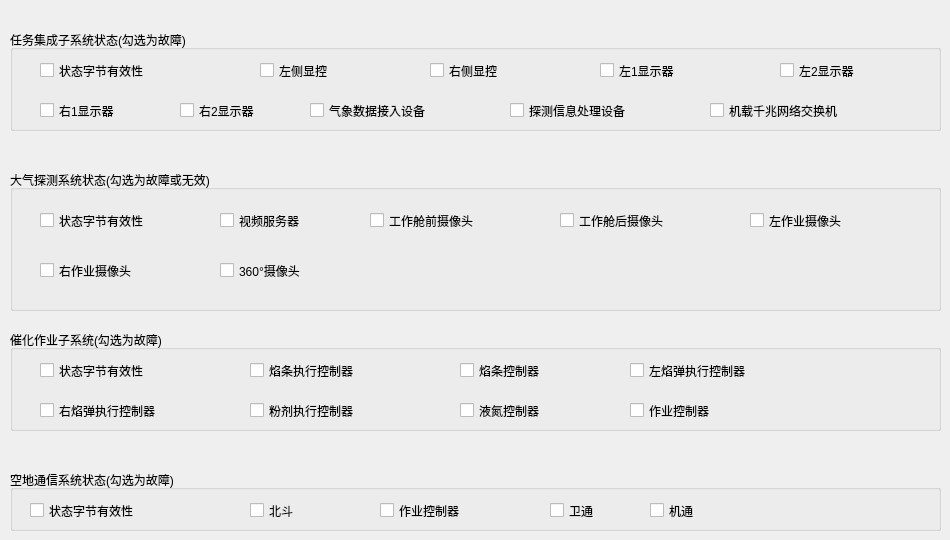
   <widget class="QWidget" name="PLANE_STATUS">
    <attribute name="title">
     <string>飞机状态数据帧</string>
    </attribute>
    <widget class="QGroupBox" name="groupBox_5">
     <property name="geometry">
      <rect>
       <x>10</x>
       <y>30</y>
       <width>931</width>
       <height>101</height>
      </rect>
     </property>
     <property name="title">
      <string>任务集成子系统状态(勾选为故障)</string>
     </property>
     <widget class="QCheckBox" name="status_1">
      <property name="geometry">
       <rect>
        <x>250</x>
        <y>30</y>
        <width>101</width>
        <height>21</height>
       </rect>
      </property>
      <property name="text">
       <string>左侧显控</string>
      </property>
     </widget>
     <widget class="QCheckBox" name="status_2">
      <property name="geometry">
       <rect>
        <x>420</x>
        <y>30</y>
        <width>101</width>
        <height>21</height>
       </rect>
      </property>
      <property name="text">
       <string>右侧显控</string>
      </property>
     </widget>
     <widget class="QCheckBox" name="status_4">
      <property name="geometry">
       <rect>
        <x>770</x>
        <y>30</y>
        <width>111</width>
        <height>21</height>
       </rect>
      </property>
      <property name="text">
       <string>左2显示器</string>
      </property>
     </widget>
     <widget class="QCheckBox" name="status_5">
      <property name="geometry">
       <rect>
        <x>30</x>
        <y>70</y>
        <width>121</width>
        <height>21</height>
       </rect>
      </property>
      <property name="text">
       <string>右1显示器</string>
      </property>
     </widget>
     <widget class="QCheckBox" name="status_6">
      <property name="geometry">
       <rect>
        <x>170</x>
        <y>70</y>
        <width>121</width>
        <height>21</height>
       </rect>
      </property>
      <property name="text">
       <string>右2显示器</string>
      </property>
     </widget>
     <widget class="QCheckBox" name="status_7">
      <property name="geometry">
       <rect>
        <x>300</x>
        <y>70</y>
        <width>191</width>
        <height>21</height>
       </rect>
      </property>
      <property name="text">
       <string>气象数据接入设备</string>
      </property>
     </widget>
     <widget class="QCheckBox" name="status_3">
      <property name="geometry">
       <rect>
        <x>590</x>
        <y>30</y>
        <width>111</width>
        <height>21</height>
       </rect>
      </property>
      <property name="text">
       <string>左1显示器</string>
      </property>
     </widget>
     <widget class="QCheckBox" name="status_8">
      <property name="geometry">
       <rect>
        <x>500</x>
        <y>70</y>
        <width>191</width>
        <height>21</height>
       </rect>
      </property>
      <property name="text">
       <string>探测信息处理设备</string>
      </property>
     </widget>
     <widget class="QCheckBox" name="status_9">
      <property name="geometry">
       <rect>
        <x>700</x>
        <y>70</y>
        <width>211</width>
        <height>21</height>
       </rect>
      </property>
      <property name="text">
       <string>机载千兆网络交换机</string>
      </property>
     </widget>
     <widget class="QCheckBox" name="status_27">
      <property name="geometry">
       <rect>
        <x>30</x>
        <y>30</y>
        <width>171</width>
        <height>21</height>
       </rect>
      </property>
      <property name="text">
       <string>状态字节有效性</string>
      </property>
     </widget>
    </widget>
    <widget class="QGroupBox" name="groupBox_6">
     <property name="geometry">
      <rect>
       <x>10</x>
       <y>170</y>
       <width>931</width>
       <height>141</height>
      </rect>
     </property>
     <property name="title">
      <string>大气探测系统状态(勾选为故障或无效)</string>
     </property>
     <widget class="QCheckBox" name="status_10">
      <property name="geometry">
       <rect>
        <x>210</x>
        <y>40</y>
        <width>131</width>
        <height>21</height>
       </rect>
      </property>
      <property name="text">
       <string>视频服务器</string>
      </property>
     </widget>
     <widget class="QCheckBox" name="status_11">
      <property name="geometry">
       <rect>
        <x>360</x>
        <y>40</y>
        <width>161</width>
        <height>21</height>
       </rect>
      </property>
      <property name="text">
       <string>工作舱前摄像头</string>
      </property>
     </widget>
     <widget class="QCheckBox" name="status_12">
      <property name="geometry">
       <rect>
        <x>550</x>
        <y>40</y>
        <width>171</width>
        <height>21</height>
       </rect>
      </property>
      <property name="text">
       <string>工作舱后摄像头</string>
      </property>
     </widget>
     <widget class="QCheckBox" name="status_13">
      <property name="geometry">
       <rect>
        <x>740</x>
        <y>40</y>
        <width>151</width>
        <height>21</height>
       </rect>
      </property>
      <property name="text">
       <string>左作业摄像头</string>
      </property>
     </widget>
     <widget class="QCheckBox" name="status_14">
      <property name="geometry">
       <rect>
        <x>30</x>
        <y>90</y>
        <width>151</width>
        <height>21</height>
       </rect>
      </property>
      <property name="text">
       <string>右作业摄像头</string>
      </property>
     </widget>
     <widget class="QCheckBox" name="status_15">
      <property name="geometry">
       <rect>
        <x>210</x>
        <y>90</y>
        <width>151</width>
        <height>21</height>
       </rect>
      </property>
      <property name="text">
       <string>360°摄像头</string>
      </property>
     </widget>
     <widget class="QCheckBox" name="status_28">
      <property name="geometry">
       <rect>
        <x>30</x>
        <y>40</y>
        <width>171</width>
        <height>21</height>
       </rect>
      </property>
      <property name="text">
       <string>状态字节有效性</string>
      </property>
     </widget>
    </widget>
    <widget class="QGroupBox" name="groupBox_7">
     <property name="geometry">
      <rect>
       <x>10</x>
       <y>330</y>
       <width>931</width>
       <height>101</height>
      </rect>
     </property>
     <property name="title">
      <string>催化作业子系统(勾选为故障)</string>
     </property>
     <widget class="QCheckBox" name="status_16">
      <property name="geometry">
       <rect>
        <x>240</x>
        <y>30</y>
        <width>171</width>
        <height>21</height>
       </rect>
      </property>
      <property name="text">
       <string>焰条执行控制器</string>
      </property>
     </widget>
     <widget class="QCheckBox" name="status_17">
      <property name="geometry">
       <rect>
        <x>450</x>
        <y>30</y>
        <width>131</width>
        <height>21</height>
       </rect>
      </property>
      <property name="text">
       <string>焰条控制器</string>
      </property>
     </widget>
     <widget class="QCheckBox" name="status_18">
      <property name="geometry">
       <rect>
        <x>620</x>
        <y>30</y>
        <width>181</width>
        <height>21</height>
       </rect>
      </property>
      <property name="text">
       <string>左焰弹执行控制器</string>
      </property>
     </widget>
     <widget class="QCheckBox" name="status_19">
      <property name="geometry">
       <rect>
        <x>30</x>
        <y>70</y>
        <width>191</width>
        <height>21</height>
       </rect>
      </property>
      <property name="text">
       <string>右焰弹执行控制器</string>
      </property>
     </widget>
     <widget class="QCheckBox" name="status_20">
      <property name="geometry">
       <rect>
        <x>240</x>
        <y>70</y>
        <width>171</width>
        <height>21</height>
       </rect>
      </property>
      <property name="text">
       <string>粉剂执行控制器</string>
      </property>
     </widget>
     <widget class="QCheckBox" name="status_21">
      <property name="geometry">
       <rect>
        <x>450</x>
        <y>70</y>
        <width>131</width>
        <height>21</height>
       </rect>
      </property>
      <property name="text">
       <string>液氮控制器</string>
      </property>
     </widget>
     <widget class="QCheckBox" name="status_22">
      <property name="geometry">
       <rect>
        <x>620</x>
        <y>70</y>
        <width>131</width>
        <height>21</height>
       </rect>
      </property>
      <property name="text">
       <string>作业控制器</string>
      </property>
     </widget>
     <widget class="QCheckBox" name="status_29">
      <property name="geometry">
       <rect>
        <x>30</x>
        <y>30</y>
        <width>171</width>
        <height>21</height>
       </rect>
      </property>
      <property name="text">
       <string>状态字节有效性</string>
      </property>
     </widget>
    </widget>
    <widget class="QGroupBox" name="groupBox_8">
     <property name="geometry">
      <rect>
       <x>10</x>
       <y>470</y>
       <width>931</width>
       <height>61</height>
      </rect>
     </property>
     <property name="title">
      <string>空地通信系统状态(勾选为故障)</string>
     </property>
     <widget class="QCheckBox" name="status_23">
      <property name="geometry">
       <rect>
        <x>240</x>
        <y>30</y>
        <width>81</width>
        <height>21</height>
       </rect>
      </property>
      <property name="text">
       <string>北斗</string>
      </property>
     </widget>
     <widget class="QCheckBox" name="status_24">
      <property name="geometry">
       <rect>
        <x>370</x>
        <y>30</y>
        <width>131</width>
        <height>21</height>
       </rect>
      </property>
      <property name="text">
       <string>作业控制器</string>
      </property>
     </widget>
     <widget class="QCheckBox" name="status_25">
      <property name="geometry">
       <rect>
        <x>540</x>
        <y>30</y>
        <width>71</width>
        <height>21</height>
       </rect>
      </property>
      <property name="text">
       <string>卫通</string>
      </property>
     </widget>
     <widget class="QCheckBox" name="status_26">
      <property name="geometry">
       <rect>
        <x>640</x>
        <y>30</y>
        <width>71</width>
        <height>21</height>
       </rect>
      </property>
      <property name="text">
       <string>机通</string>
      </property>
     </widget>
     <widget class="QCheckBox" name="status_30">
      <property name="geometry">
       <rect>
        <x>20</x>
        <y>30</y>
        <width>171</width>
        <height>21</height>
       </rect>
      </property>
      <property name="text">
       <string>状态字节有效性</string>
      </property>
     </widget>
    </widget>
   </widget>
